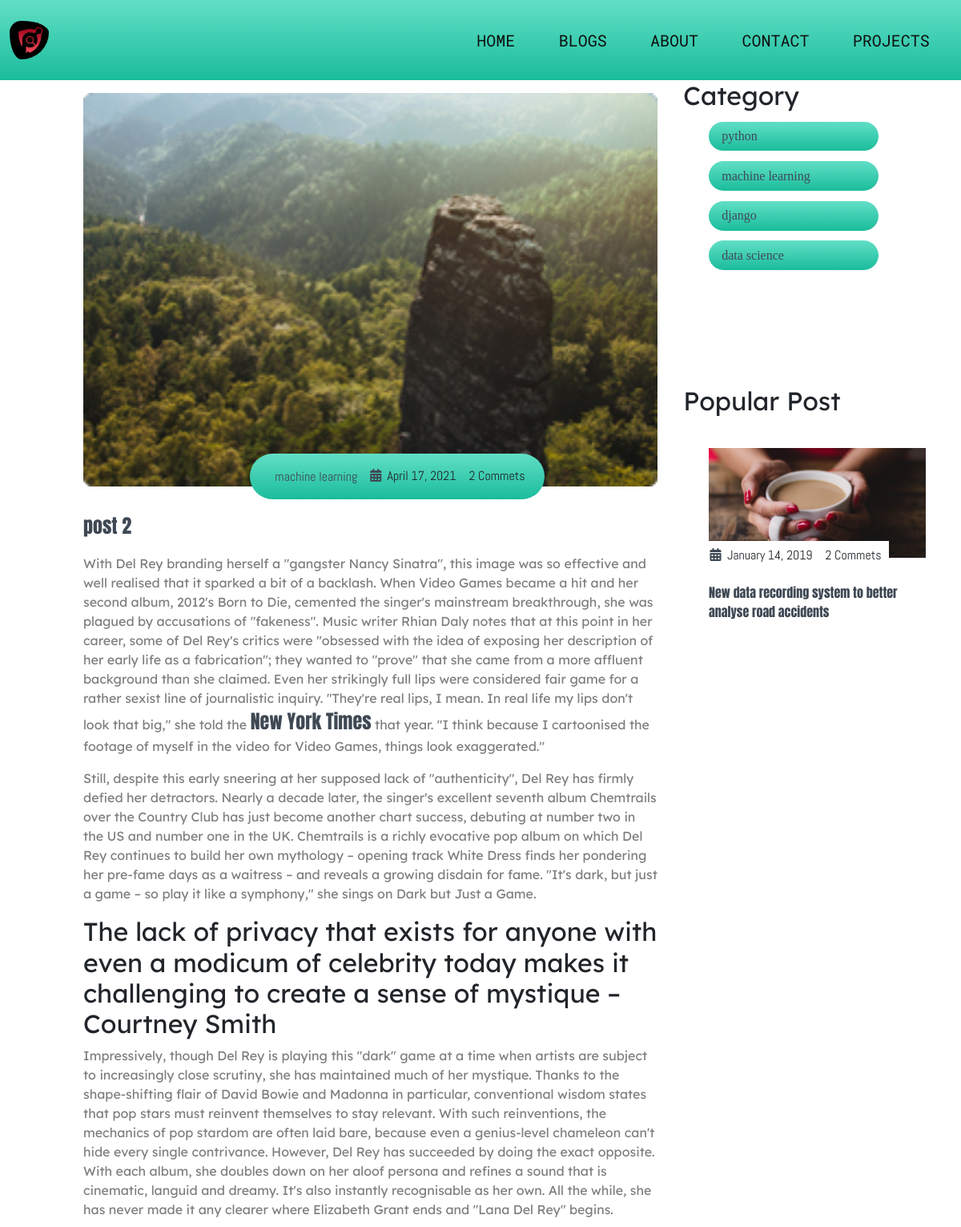
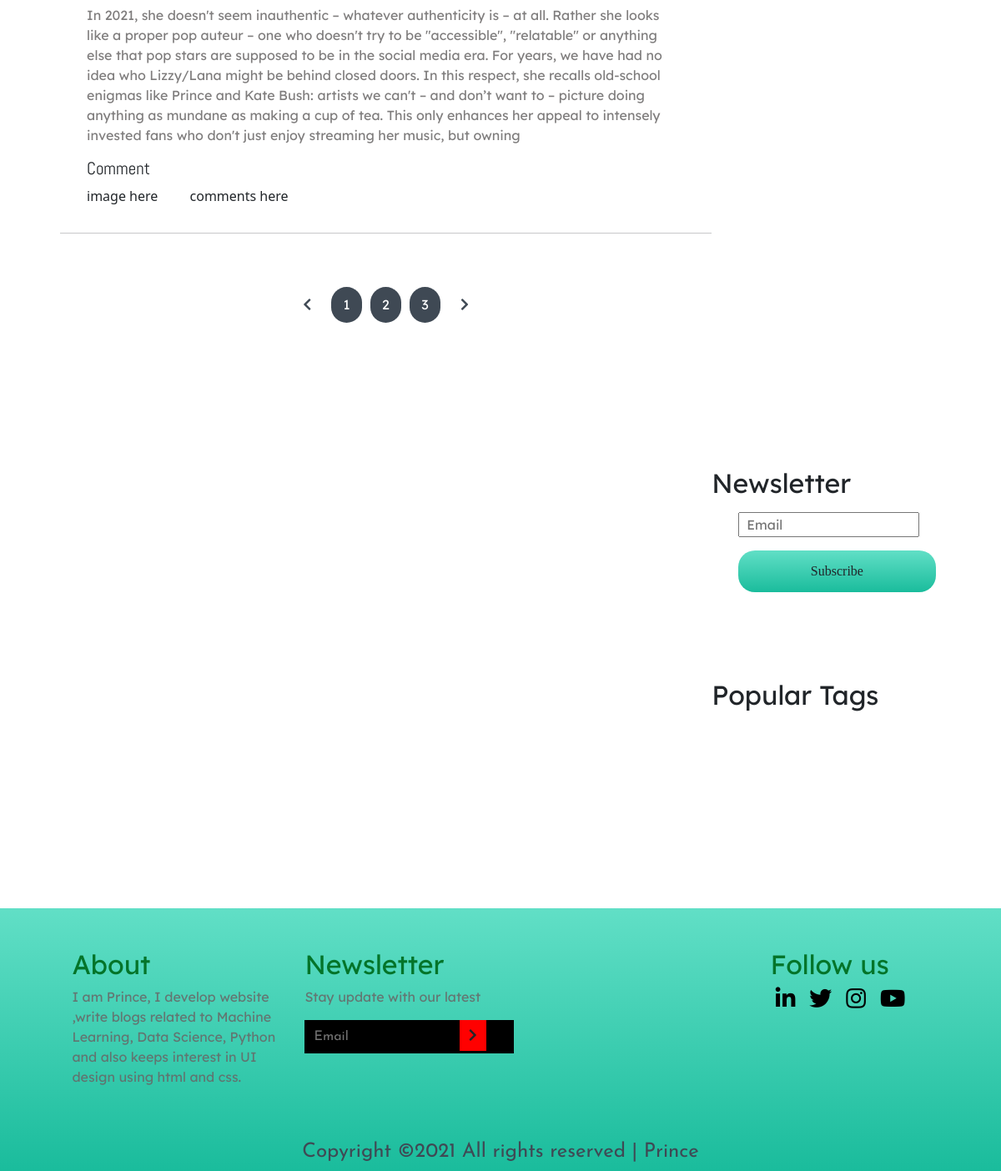
Page /blog/2 on the committed database (2 pictures, top to bottom).
### prince/models.py (models this page shows, shortened)
class Post(models.Model):
    title = models.CharField(max_length=200, unique=True)
    slug = models.SlugField(max_length=200, unique=True)
    image = models.ImageField()
    author = models.ForeignKey(User, on_delete= models.CASCADE,related_name='blog_posts')
    updated_on = models.DateTimeField(auto_now= True)
    content = RichTextUploadingField(blank=True,null=True)
    created_on = models.DateTimeField(auto_now_add=True)
    category = models.CharField(max_length=255, default='')
    categories = models.ForeignKey(Category,verbose_name='Category',on_delete=models.PROTECT)
    status = models.IntegerField(choices=STATUS, default=0)
    snippet = RichTextUploadingField()
    class Meta:
        ordering = ['-created_on']

class Category(models.Model):
    category = models.CharField(max_length=255)
    class Meta:
        verbose_name = "Category"
        verbose_name_plural= "Categories"
        ordering = ['-category']
    def __str__(self):
        return self.category

### prince/views.py (the view)
# urls.py: path('blog/<int:pk>',PostDetailView.as_view(), name ='post-detail'),
class PostDetailView(DetailView):
    model = Post
    template_name = 'post_detail.html'
    def get_context_data(self,*args,**kwargs):
        cat_menu = Category.objects.all()
        context = super(PostDetailView,self).get_context_data(*args,**kwargs)
        context["cat_menu"] = cat_menu
        return context

### templates/post_detail.html (shortened to what this page needs)
{%extends 'base.html'%}
{%load static %}
    {%block body%}
    <link rel="stylesheet" href="{%static 'css/all.css'%}">
    <link rel="stylesheet" href="{%static 'css/aos.css' %}">
    <link rel="stylesheet" href="{%static 'css/blog.css'%}">
    <main>
    <section class="container">
        <div class="site-content">
            <div class="posts">
                <div class="post-content" data-aos="zoom-in" data-aos-delay="200">
                    <div class="post-image">
                        <div>
                            <img src="{{post.image.url}}" class="img" alt="blog1">
                        </div>
                        <div class="post-info flex-row">
                            <a href="{% url 'category' post.category %}"><span>&nbsp;&nbsp;{{post.categories}}</span></a>
                            <span><i class="fas fa-calendar-alt text-gray"></i>&nbsp;&nbsp;{{post.created_on|date}}</span>
                            <span>2 Commets</span>
                        </div>
                    </div>
                    <div class="post-title">
                        <a href="{% url 'post-detail' post.pk %}">{{post.title}}</a>
                        <p>{{post.content| safe}}
                        </p>
                        <div class="comments">
                            <h3>Comment</h3>
                            <div class="row">
                                <div class="col-md-2"> image here</div>
                                <div class="col-md-10">comments here</div>
                            </div>
                        </div>
                    </div>
                </div>
                <hr>
                <div class="pagination flex-row">
                    <a href="#"><i class="fas fa-chevron-left"></i></a>
                    <a href="#" class="pages">1</a>
                    <a href="#" class="pages">2</a>
                    <a href="#" class="pages">3</a>
                    <a href="#"><i class="fas fa-chevron-right"></i></a>
                </div>
            </div>
            <aside class="sidebar">
                <div class="category">
                    <h2>Category</h2>
                    <ul class="category-list">
                        {% for item in cat_menu %}
                        <a href="{% url 'category' item%}">
                            <li class="list-items" data-aos="fade-left" data-aos-delay="100">
                                {{item}}
                            </li>
                        </a>
                        {%endfor%}
                    </ul>
                </div>
                <div class="popular-post">
                    <h2>Popular Post</h2>
                    <div class="post-content" data-aos="flip-up" data-aos-delay="200">
                        <div class="post-image">
                            <div>
                                <img src="{%static 'img/m-blog-1.jpg'%}" class="img" alt="blog1">
                            </div>
                            <div class="post-info flex-row">
                                <span><i class="fas fa-calendar-alt text-gray"></i>&nbsp;&nbsp;January 14,
                                    2019</span>
                                <span>2 Commets</span>
                            </div>
                        </div>
                        <div class="post-title">
                            <a href="#">New data recording system to better analyse road accidents</a>
                        </div>
                    </div>
                    <div class="post-content" data-aos="flip-up" data-aos-delay="300">
                        <div class="post-image">
                            <div>
                                <img src="{%static 'img/m-blog-2.jpg'%}" class="img" alt="blog1">
                            </div>
                            <div class="post-info flex-row">
                                <span><i class="fas fa-calendar-alt text-gray"></i>&nbsp;&nbsp;January 14,
                                    2019</span>
                                <span>2 Commets</span>
                            </div>
                        </div>
                        <div class="post-title">
                            <a href="#">New data recording system to better analyse road accidents</a>
                        </div>
                    </div>
                    <div class="post-content" data-aos="flip-up" data-aos-delay="400">
                        <div class="post-image">
                            <div>
                                <img src="{%static 'img/m-blog-3.jpg'%}" class="img" alt="blog1">
                            </div>
                            <div class="post-info flex-row">
                                <span><i class="fas fa-calendar-alt text-gray"></i>&nbsp;&nbsp;January 14,
                                    2019</span>
                                <span>2 Commets</span>
                            </div>
                        </div>
                        <div class="post-title">
                            <a href="#">New data recording system to better analyse road accidents</a>
                        </div>
                    </div>
                    <div class="post-content" data-aos="flip-up" data-aos-delay="500">
                        <div class="post-image">
                            <div>
                                <img src="{%static 'img/m-blog-4.jpg'%}" class="img" alt="blog1">
                            </div>
                            <div class="post-info flex-row">
                                <span><i class="fas fa-calendar-alt text-gray"></i>&nbsp;&nbsp;January 14,
                                    2019</span>
                                <span>2 Commets</span>
                            </div>
                        </div>
                        <div class="post-title">
                            <a href="#">New data recording system to better analyse road accidents</a>
                        </div>
                    </div>
                    <div class="post-content" data-aos="flip-up" data-aos-delay="600">
                        <div class="post-image">
                            <div>
                                <img src="{%static 'img/m-blog-5.jpg'%}" class="img" alt="blog1">
                            </div>
                            <div class="post-info flex-row">
                                <span><i class="fas fa-calendar-alt text-gray"></i>&nbsp;&nbsp;January 14,
                                    2019</span>
                                <span>2 Commets</span>
                            </div>
                        </div>
                        <div class="post-title">
                            <a href="#">New data recording system to better analyse road accidents</a>
                        </div>
                    </div>
                </div>
                <div class="newsletter" data-aos="fade-up" data-aos-delay="300">
                    <h2>Newsletter</h2>
                    <div class="form-element">
                        <input type="text" class="input-element" placeholder="Email">
                        <button class="btn form-btn">Subscribe</button>
                    </div>
                </div>
                <div class="popular-tags">
                    <h2>Popular Tags</h2>
                    <div class="tags flex-row">
                        <span class="tag" data-aos="flip-up" data-aos-delay="100">Software</span>
                        <span class="tag" data-aos="flip-up" data-aos-delay="200">technology</span>
                        <span class="tag" data-aos="flip-up" data-aos-delay="300">travel</span>
                        <span class="tag" data-aos="flip-up" data-aos-delay="400">illustration</span>
                        <span class="tag" data-aos="flip-up" data-aos-delay="500">design</span>
                        <span class="tag" data-aos="flip-up" data-aos-delay="600">lifestyle</span>
                        <span class="tag" data-aos="flip-up" data-aos-delay="700">love</span>
                        <span class="tag" data-aos="flip-up" data-aos-delay="800">project</span>
                    </div>
                </div>
            </aside>
        </div>
    </section>
</main>
</body>
</html>
    {%endblock body%}

### static/css/all.css (style rules this page uses)
.fa, .fas, .far, .fal, .fad, .fab { -moz-osx-font-smoothing: grayscale; -webkit-font-smoothing: antialiased; display: inline-block; font-style: normal; font-variant: normal; text-rendering: auto; line-height: 1; }
.fa-calendar-alt:before { content: "\f073"; }
.fa-chevron-left:before { content: "\f053"; }
.fa-chevron-right:before { content: "\f054"; }
.fa, .fas { font-family: 'Font Awesome 5 Free'; font-weight: 900; }

### static/css/blog.css (style rules this page uses)
html, body { margin: 0%; box-sizing: border-box; overflow-x: hidden; }
:root { --text-gray: #3f4954; --text-light : #686666da; --bg-color: #0f0f0f; --white: #ffffff; --midnight: #104f55; --sky: linear-gradient(to bottom,#61dfc6, #1abc9c); --Abel: 'Abel', cursive; --Anton: 'Anton', cursive; --Josefin : 'Josefin', cursive; --Lexend: 'Lexend', cursive; --Livvic : 'Livvic', cursive; }
a { text-decoration: none; color: var(--text-gray); }
.flex-row { display: flex; flex-direction: row; flex-wrap: wrap; }
ul { list-style-type: none; }
h2 { font-family: var(--Lexend); }
h3 { font-family: var(--Abel); font-size: 1.3rem; }
button.btn { border: none; border-radius: 2rem; padding: 1rem 3rem; font-size: 1rem; font-family: var(--Livvic); cursor: pointer; }
span { font-family: var(--Abel); }
.container { margin: 0 5vw; }
.text-gray { color: var(--text-gray); }
p { font-family: var(--Lexend); color: var(--text-light); }
main .site-content { display: grid; grid-template-columns: 70% 30%; }
main .post-content { width: 100%; }
main .site-content .post-content > .post-image, .post-title { padding: 1rem 2rem; position: relative; }
main .site-content .post-content > .post-image .post-info { background: var(--sky); padding: 1rem; position: absolute; bottom: 0%; left: 20vw; border-radius: 3rem; }
main .site-content .post-content > .post-image > div { overflow: hidden; }
main .site-content .post-content > .post-image .img { width: 100%; transition: all 1s ease; }
main .site-content .post-content > .post-image .post-info span { margin: 0 .5rem; }
main .post-content .post-title a { font-family: var(--Anton); font-size: 1.5rem; }
.site-content .pagination { justify-content: center; color: var(--text-gray); margin: 4rem 0; }
.site-content .pagination a { padding: .6rem .9rem; border-radius: 2rem; margin: 0 .3rem; font-family: var(--Lexend); }
.site-content .pagination .pages { background: var(--text-gray); color: var(--white); }
.site-content > .sidebar .category-list { font-family: var(--Livvic); }
.site-content > .sidebar .category-list .list-items { background: linear-gradient(to bottom,#61dfc6, #1abc9c); padding: .4rem 1rem; margin: .8rem 0; border-radius: 3rem; width: 70%; display: flex; justify-content: space-between; }
.site-content .sidebar .popular-post .post-content { padding: 1rem 0; }
.site-content .sidebar .popular-post h2 { padding-top: 8rem; }
.site-content .sidebar .popular-post .post-info { padding: .4rem .1rem !important; bottom: 0rem !important; left: 1.5rem !important; border-radius: 0rem !important; background: white !important; }
.site-content .sidebar .popular-post .post-title a { font-size: 1rem; }
.site-content .sidebar .newsletter { padding-top: 10rem; }
.site-content .sidebar .newsletter .form-element { padding: .5rem 2rem; }
.site-content .sidebar .newsletter .input-element { width: 80%; height: 1.9rem; padding: .3rem .5rem; font-family: var(--Lexend); font-size: 1rem; }
.site-content .sidebar .newsletter .form-btn { border-radius: 0; padding: .8rem 32%; margin: 1rem 0; background: var(--sky); border-radius: 20px; }
.site-content .sidebar .popular-tags { padding: 5rem 0; }
.site-content .sidebar .popular-tags .tags .tag { background: var(--sky); padding: .4rem 1rem; border-radius: 3rem; margin: .4rem .6rem; }

### rows in the picture
Post: image (picture), categories "machine learning", created_on "April 17, 2021", title "post 2", content "With Del Rey branding herself a \"gangster Nancy Sinatra\", this image was so effective and well realised that it sparked a bit of a backlash. When Video Games became a hit and her second album, 2012's Born to Die, cemented the singer's mainstream breakthrough, she was plagued by accusations of \"fakeness\". Music writer Rhian Daly notes that at this point in her career, some of Del Rey's critics were \"obsessed with the idea of exposing her description of her early life as a fabrication\"; they wanted to \"prove\" that she came from a more affluent background than she claimed. Even her strikingly full lips were considered fair game for a rather sexist line of journalistic inquiry. \"They're real…"
Category: category "python"
Category: category "machine learning"
Category: category "django"
Category: category "data science"
